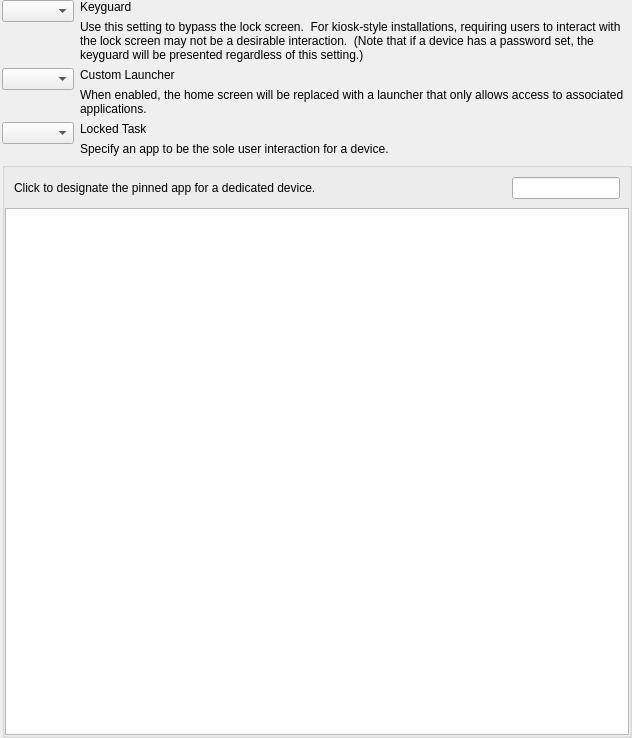
<?xml version="1.0" encoding="UTF-8"?>
<ui version="4.0">
 <class>GoogleDedicatedDeviceForm</class>
 <widget class="QWidget" name="GoogleDedicatedDeviceForm">
  <property name="geometry">
   <rect>
    <x>0</x>
    <y>0</y>
    <width>632</width>
    <height>738</height>
   </rect>
  </property>
  <property name="sizePolicy">
   <sizepolicy hsizetype="Expanding" vsizetype="Expanding">
    <horstretch>0</horstretch>
    <verstretch>0</verstretch>
   </sizepolicy>
  </property>
  <property name="minimumSize">
   <size>
    <width>0</width>
    <height>0</height>
   </size>
  </property>
  <property name="windowTitle">
   <string>Select Designated App for Dedicated Devices</string>
  </property>
  <layout class="QVBoxLayout" name="verticalLayout" stretch="1,100">
   <property name="spacing">
    <number>6</number>
   </property>
   <property name="sizeConstraint">
    <enum>QLayout::SetNoConstraint</enum>
   </property>
   <property name="leftMargin">
    <number>2</number>
   </property>
   <property name="topMargin">
    <number>0</number>
   </property>
   <property name="rightMargin">
    <number>0</number>
   </property>
   <property name="bottomMargin">
    <number>0</number>
   </property>
   <item>
    <layout class="QVBoxLayout" name="verticalLayout_dropdowns">
     <property name="sizeConstraint">
      <enum>QLayout::SetFixedSize</enum>
     </property>
     <item>
      <layout class="QFormLayout" name="formLayout">
       <property name="sizeConstraint">
        <enum>QLayout::SetFixedSize</enum>
       </property>
       <property name="fieldGrowthPolicy">
        <enum>QFormLayout::ExpandingFieldsGrow</enum>
       </property>
       <property name="labelAlignment">
        <set>Qt::AlignRight|Qt::AlignTop|Qt::AlignTrailing</set>
       </property>
       <property name="formAlignment">
        <set>Qt::AlignLeading|Qt::AlignLeft|Qt::AlignTop</set>
       </property>
       <property name="horizontalSpacing">
        <number>6</number>
       </property>
       <property name="verticalSpacing">
        <number>6</number>
       </property>
       <property name="topMargin">
        <number>0</number>
       </property>
       <item row="2" column="0">
        <widget class="QComboBox" name="frm_keyguardEnabled"/>
       </item>
       <item row="2" column="1">
        <layout class="QVBoxLayout" name="verticalLayout_keyguardEnabled">
         <property name="sizeConstraint">
          <enum>QLayout::SetNoConstraint</enum>
         </property>
         <item>
          <widget class="QLabel" name="lbl_title_keyguardEnabled">
           <property name="sizePolicy">
            <sizepolicy hsizetype="Expanding" vsizetype="MinimumExpanding">
             <horstretch>0</horstretch>
             <verstretch>0</verstretch>
            </sizepolicy>
           </property>
           <property name="frameShape">
            <enum>QFrame::NoFrame</enum>
           </property>
           <property name="text">
            <string>Keyguard</string>
           </property>
           <property name="alignment">
            <set>Qt::AlignLeading|Qt::AlignLeft|Qt::AlignTop</set>
           </property>
           <property name="textInteractionFlags">
            <set>Qt::TextBrowserInteraction</set>
           </property>
          </widget>
         </item>
         <item>
          <widget class="QLabel" name="lTip_desc_keyguardEnabled">
           <property name="sizePolicy">
            <sizepolicy hsizetype="Expanding" vsizetype="MinimumExpanding">
             <horstretch>0</horstretch>
             <verstretch>0</verstretch>
            </sizepolicy>
           </property>
           <property name="frameShape">
            <enum>QFrame::NoFrame</enum>
           </property>
           <property name="text">
            <string>Use this setting to bypass the lock screen.  For kiosk-style installations, requiring users to interact with the lock screen may not be a desirable interaction.  (Note that if a device has a password set, the keyguard will be presented regardless of this setting.)</string>
           </property>
           <property name="alignment">
            <set>Qt::AlignLeading|Qt::AlignLeft|Qt::AlignTop</set>
           </property>
           <property name="wordWrap">
            <bool>true</bool>
           </property>
           <property name="textInteractionFlags">
            <set>Qt::TextBrowserInteraction</set>
           </property>
          </widget>
         </item>
        </layout>
       </item>
       <item row="3" column="0">
        <widget class="QComboBox" name="frm_customLauncherEnabled"/>
       </item>
       <item row="3" column="1">
        <layout class="QVBoxLayout" name="verticalLayout_customLauncherEnabled">
         <property name="sizeConstraint">
          <enum>QLayout::SetNoConstraint</enum>
         </property>
         <item>
          <widget class="QLabel" name="lbl_title_customLauncherEnabled">
           <property name="sizePolicy">
            <sizepolicy hsizetype="Expanding" vsizetype="MinimumExpanding">
             <horstretch>0</horstretch>
             <verstretch>0</verstretch>
            </sizepolicy>
           </property>
           <property name="frameShape">
            <enum>QFrame::NoFrame</enum>
           </property>
           <property name="text">
            <string>Custom Launcher</string>
           </property>
           <property name="scaledContents">
            <bool>true</bool>
           </property>
           <property name="alignment">
            <set>Qt::AlignLeading|Qt::AlignLeft|Qt::AlignTop</set>
           </property>
           <property name="textInteractionFlags">
            <set>Qt::TextBrowserInteraction</set>
           </property>
          </widget>
         </item>
         <item>
          <widget class="QLabel" name="lTip_desc_customLauncherEnabled">
           <property name="sizePolicy">
            <sizepolicy hsizetype="Expanding" vsizetype="MinimumExpanding">
             <horstretch>0</horstretch>
             <verstretch>0</verstretch>
            </sizepolicy>
           </property>
           <property name="frameShape">
            <enum>QFrame::NoFrame</enum>
           </property>
           <property name="text">
            <string>When enabled, the home screen will be replaced with a launcher that only allows access to associated applications.</string>
           </property>
           <property name="alignment">
            <set>Qt::AlignLeading|Qt::AlignLeft|Qt::AlignTop</set>
           </property>
           <property name="wordWrap">
            <bool>true</bool>
           </property>
           <property name="textInteractionFlags">
            <set>Qt::TextBrowserInteraction</set>
           </property>
          </widget>
         </item>
        </layout>
       </item>
       <item row="4" column="0">
        <widget class="QComboBox" name="frm_lockedTask"/>
       </item>
       <item row="4" column="1">
        <layout class="QVBoxLayout" name="verticalLayout_lockedTask">
         <item>
          <widget class="QLabel" name="lbl_title_lockedTask">
           <property name="text">
            <string>Locked Task</string>
           </property>
          </widget>
         </item>
         <item>
          <widget class="QLabel" name="lTip_desc_lockedTask">
           <property name="text">
            <string>Specify an app to be the sole user interaction for a device.</string>
           </property>
          </widget>
         </item>
        </layout>
       </item>
      </layout>
     </item>
    </layout>
   </item>
   <item>
    <widget class="QGroupBox" name="filesetGroupBox">
     <property name="sizePolicy">
      <sizepolicy hsizetype="Expanding" vsizetype="Expanding">
       <horstretch>0</horstretch>
       <verstretch>0</verstretch>
      </sizepolicy>
     </property>
     <property name="title">
      <string/>
     </property>
     <layout class="QVBoxLayout" name="verticalLayout_filesetGroupBox">
      <property name="spacing">
       <number>0</number>
      </property>
      <property name="sizeConstraint">
       <enum>QLayout::SetNoConstraint</enum>
      </property>
      <property name="leftMargin">
       <number>0</number>
      </property>
      <property name="topMargin">
       <number>0</number>
      </property>
      <property name="rightMargin">
       <number>0</number>
      </property>
      <property name="bottomMargin">
       <number>0</number>
      </property>
      <item>
       <widget class="ViewSearchHeader" name="header" native="true">
        <property name="sizePolicy">
         <sizepolicy hsizetype="Expanding" vsizetype="Fixed">
          <horstretch>0</horstretch>
          <verstretch>0</verstretch>
         </sizepolicy>
        </property>
        <layout class="QHBoxLayout" name="horizontalLayout">
         <item>
          <widget class="QLabel" name="displayLabel">
           <property name="sizePolicy">
            <sizepolicy hsizetype="Expanding" vsizetype="Fixed">
             <horstretch>0</horstretch>
             <verstretch>0</verstretch>
            </sizepolicy>
           </property>
           <property name="text">
            <string>Click to designate the pinned app for a dedicated device.</string>
           </property>
           <property name="wordWrap">
            <bool>false</bool>
           </property>
           <property name="textInteractionFlags">
            <set>Qt::TextBrowserInteraction</set>
           </property>
          </widget>
         </item>
         <item>
          <spacer name="horizontalSpacer">
           <property name="orientation">
            <enum>Qt::Horizontal</enum>
           </property>
           <property name="sizeHint" stdset="0">
            <size>
             <width>40</width>
             <height>20</height>
            </size>
           </property>
          </spacer>
         </item>
         <item>
          <widget class="SearchLineEdit" name="searchFileset">
           <property name="sizePolicy">
            <sizepolicy hsizetype="Fixed" vsizetype="Fixed">
             <horstretch>0</horstretch>
             <verstretch>0</verstretch>
            </sizepolicy>
           </property>
          </widget>
         </item>
        </layout>
       </widget>
      </item>
      <item>
       <widget class="FilesetsGroupsView" name="filesetList">
        <property name="sizePolicy">
         <sizepolicy hsizetype="Expanding" vsizetype="Expanding">
          <horstretch>0</horstretch>
          <verstretch>0</verstretch>
         </sizepolicy>
        </property>
        <property name="editTriggers">
         <set>QAbstractItemView::NoEditTriggers</set>
        </property>
        <property name="alternatingRowColors">
         <bool>true</bool>
        </property>
        <property name="selectionMode">
         <enum>QAbstractItemView::ExtendedSelection</enum>
        </property>
        <property name="uniformRowHeights">
         <bool>true</bool>
        </property>
        <property name="sortingEnabled">
         <bool>true</bool>
        </property>
        <property name="animated">
         <bool>true</bool>
        </property>
        <property name="wordWrap">
         <bool>false</bool>
        </property>
       </widget>
      </item>
     </layout>
    </widget>
   </item>
  </layout>
 </widget>
 <customwidgets>
  <customwidget>
   <class>SearchLineEdit</class>
   <extends>QLineEdit</extends>
   <header>FileWaveGuiLib/searchlineedit/searchlineedit.h</header>
  </customwidget>
  <customwidget>
   <class>ViewSearchHeader</class>
   <extends>QWidget</extends>
   <header>FileWaveGuiLib/searchheader/ViewSearchHeader.h</header>
   <container>1</container>
  </customwidget>
  <customwidget>
   <class>FilesetsGroupsView</class>
   <extends>QTreeView</extends>
   <header>FWAdminLib/views/filesetsgroupsview.h</header>
  </customwidget>
 </customwidgets>
 <resources/>
 <connections/>
</ui>
